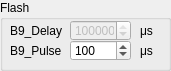
     <widget class="QGroupBox" name="groupBox_14">
      <property name="geometry">
       <rect>
        <x>400</x>
        <y>200</y>
        <width>171</width>
        <height>71</height>
       </rect>
      </property>
      <property name="title">
       <string>Flash</string>
      </property>
      <widget class="QLabel" name="LaserPStextlbl1_28">
       <property name="geometry">
        <rect>
         <x>10</x>
         <y>40</y>
         <width>61</width>
         <height>21</height>
        </rect>
       </property>
       <property name="text">
        <string>B9_Pulse</string>
       </property>
       <property name="alignment">
        <set>Qt::AlignLeading|Qt::AlignLeft|Qt::AlignVCenter</set>
       </property>
       <property name="wordWrap">
        <bool>false</bool>
       </property>
      </widget>
      <widget class="QLabel" name="LaserPStextlbl1_23">
       <property name="geometry">
        <rect>
         <x>10</x>
         <y>20</y>
         <width>61</width>
         <height>21</height>
        </rect>
       </property>
       <property name="text">
        <string>B9_Delay</string>
       </property>
       <property name="alignment">
        <set>Qt::AlignLeading|Qt::AlignLeft|Qt::AlignVCenter</set>
       </property>
       <property name="wordWrap">
        <bool>false</bool>
       </property>
      </widget>
      <widget class="QSpinBox" name="B9_Pulse">
       <property name="geometry">
        <rect>
         <x>70</x>
         <y>40</y>
         <width>61</width>
         <height>21</height>
        </rect>
       </property>
       <property name="minimum">
        <number>20</number>
       </property>
       <property name="maximum">
        <number>200</number>
       </property>
       <property name="value">
        <number>100</number>
       </property>
      </widget>
      <widget class="QSpinBox" name="B9_Delay">
       <property name="enabled">
        <bool>false</bool>
       </property>
       <property name="geometry">
        <rect>
         <x>70</x>
         <y>20</y>
         <width>61</width>
         <height>21</height>
        </rect>
       </property>
       <property name="minimum">
        <number>100</number>
       </property>
       <property name="maximum">
        <number>10000000</number>
       </property>
       <property name="value">
        <number>2998600</number>
       </property>
      </widget>
      <widget class="QLabel" name="LaserPStextlbl1_103">
       <property name="geometry">
        <rect>
         <x>140</x>
         <y>20</y>
         <width>21</width>
         <height>21</height>
        </rect>
       </property>
       <property name="text">
        <string>μs</string>
       </property>
       <property name="alignment">
        <set>Qt::AlignLeading|Qt::AlignLeft|Qt::AlignVCenter</set>
       </property>
       <property name="wordWrap">
        <bool>false</bool>
       </property>
      </widget>
      <widget class="QLabel" name="LaserPStextlbl1_104">
       <property name="geometry">
        <rect>
         <x>140</x>
         <y>40</y>
         <width>21</width>
         <height>21</height>
        </rect>
       </property>
       <property name="text">
        <string>μs</string>
       </property>
       <property name="alignment">
        <set>Qt::AlignLeading|Qt::AlignLeft|Qt::AlignVCenter</set>
       </property>
       <property name="wordWrap">
        <bool>false</bool>
       </property>
      </widget>
     </widget>
